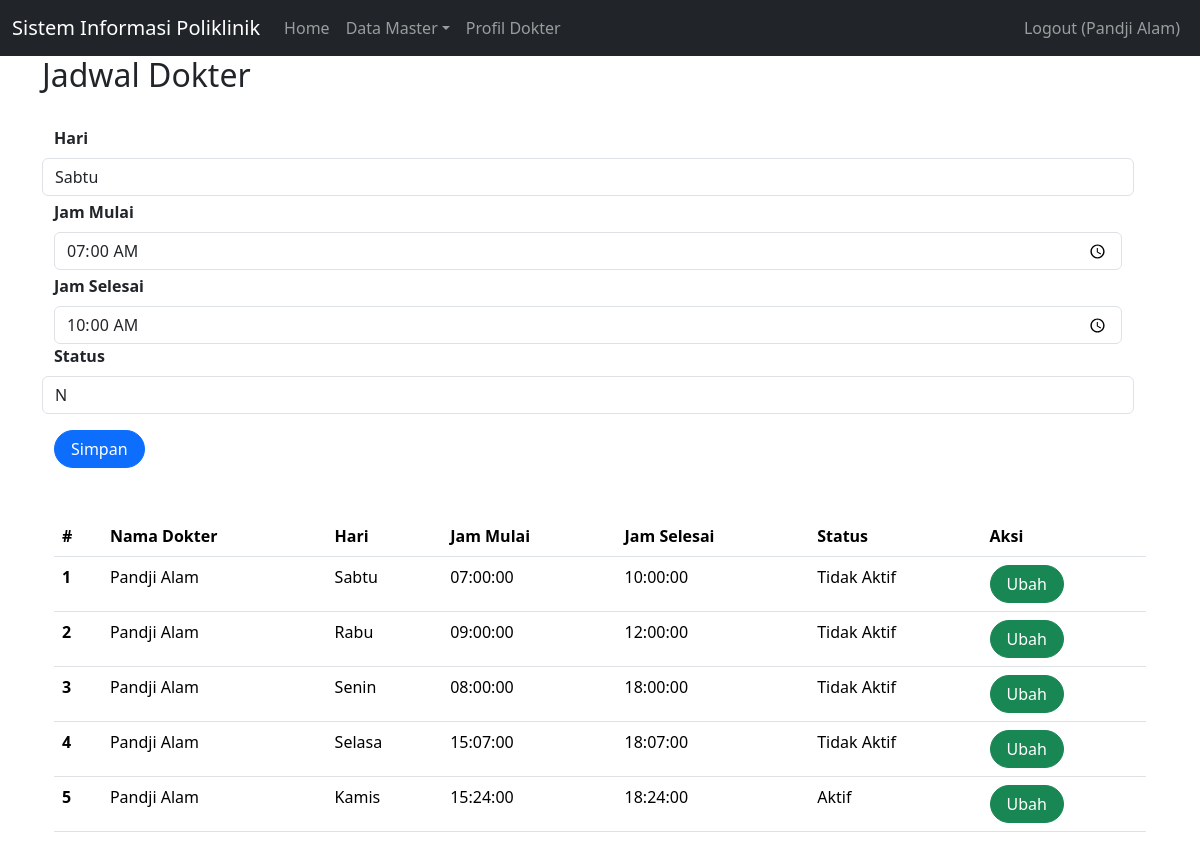
Screenshot of /index.php?page=jadwalDokter&id=3 (signed in) with the database file from the repository.
### tables this page shows
CREATE TABLE `jadwal_periksa` (
  `id` int(11) NOT NULL,
  `id_dokter` int(11) NOT NULL,
  `hari` enum('Senin','Selasa','Rabu','Kamis','Jumat','Sabtu') NOT NULL,
  `jam_mulai` time NOT NULL,
  `jam_selesai` time NOT NULL,
  `aktif` char(1) NOT NULL
);

CREATE TABLE `dokter` (
  `id` int(11) NOT NULL,
  `nama` varchar(255) NOT NULL,
  `nip` varchar(50) NOT NULL,
  `password` varchar(255) NOT NULL,
  `alamat` varchar(255) NOT NULL,
  `no_hp` varchar(50) NOT NULL,
  `id_poli` int(11) NOT NULL
);

### jadwalDokter.php (the view, shortened to what this page needs)
<h2>Jadwal Dokter</h2>
<br>
<div class="container">
    <form class="form row" method="POST" action="" name="myForm" onsubmit="return(validate());">
        <?php
        $hari = '';
        $jam_mulai = '';
        $jam_selesai = '';
        $aktif = '';
        if (isset($_GET['id'])) {
            $ambil = mysqli_query($mysqli, "SELECT * FROM jadwal_periksa
                    WHERE id='" . $_GET['id'] . "'");
            while ($row = mysqli_fetch_array($ambil)) {
                $hari = $row['hari'];
                $jam_mulai = $row['jam_mulai'];
                $jam_selesai = $row['jam_selesai'];
                $aktif = $row['aktif'];
            }
        ?>
        <?php
        }
        ?>
        <div class="row">
            <label for="inputHari" class="form-label fw-bold">
                Hari
            </label>
            <select class="form-control" id="inputHari" name="hari">
                <?php
                if (!isset($_GET['id'])) {
                ?>
                    <option value="999" selected>Pilih Hari</option>
                <?php
                } else {
                ?>
                    <option value="<?php echo $hari ?>"><?php echo $hari ?></option>
                <?php
                }
                ?>
            </select>
        </div>
        <div class="row mt-1">
            <label for="inputJamMulai" class="form-label fw-bold">
                Jam Mulai
            </label>
            <div>
                <input type="time" class="form-control" name="jam_mulai" id="inputJamMulai" required placeholder="Jam Mulai" value="<?php echo $jam_mulai ?>">
            </div>
        </div>
        <div class="row mt-1">
            <label for="inputJamSelesai" class="form-label fw-bold">
                Jam Selesai
            </label>
            <div>
                <input type="time" class="form-control" name="jam_selesai" id="inputJamSelesai" required placeholder="Jam Selesai" value="<?php echo $jam_selesai ?>">
            </div>
        </div>
        <div class="row">
            <label for="inputAktif" class="form-label fw-bold">
                Status
            </label>
            <select class="form-control" id="inputAktif" name="aktif">
                <?php
                if (!isset($_GET['id'])) {
                ?>
                    <option value="999" selected>Status Aktif/Tidak</option>
                <?php
                } else {
                ?>
                    <option value="<?php echo $aktif ?>"><?php echo $aktif ?></option>
                <?php
                }
                ?>
            </select>
        </div>
        <div class="row mt-3">
            <div class=col>
                <button type="submit" class="btn btn-primary rounded-pill px-3 mt-auto" name="simpan">Simpan</button>
            </div>
        </div>
    </form>
    <br>
    <br>
    <table class="table table-hover">
        <thead>
            <tr>
                <th scope="col">#</th>
                <th scope="col">Nama Dokter</th>
                <th scope="col">Hari</th>
                <th scope="col">Jam Mulai</th>
                <th scope="col">Jam Selesai</th>
                <th scope="col">Status</th>
                <th scope="col">Aksi</th>
            </tr>
        </thead>
        <tbody>
            <?php
            $result = mysqli_query($mysqli, "SELECT jp.*, dok.nama AS nama_dokter FROM jadwal_periksa AS jp
                                                    JOIN dokter AS dok ON id_dokter = dok.id
                                            WHERE id_dokter = '" . $_SESSION['id_dokter'] . "'");
            $no = 1;
            while ($data = mysqli_fetch_array($result)) {
                $status = ($data["aktif"] == 'Y') ? "Aktif" : "Tidak Aktif";
            ?>
                <tr>
                    <th scope="row"><?php echo $no++ ?></th>
                    <td><?php echo $data['nama_dokter'] ?></td>
                    <td><?php echo $data['hari'] ?></td>
                    <td><?php echo $data['jam_mulai'] ?></td>
                    <td><?php echo $data['jam_selesai'] ?></td>
                    <td><?php echo $status ?></td>
                    <td>
                        <a class="btn btn-success rounded-pill px-3" href="index.php?page=jadwalDokter&id=<?php echo $data['id'] ?>">Ubah</a>
                    </td>
                </tr>
            <?php
            }
            ?>
        </tbody>
    </table>

### rows the page displays
jadwal_periksa: hari "Sabtu", jam_mulai "07:00:00", jam_selesai "10:00:00", aktif "N", id_dokter.nama "Pandji Alam", aktif "Tidak Aktif"
jadwal_periksa: id_dokter.nama "Pandji Alam", hari "Rabu", jam_mulai "09:00:00", jam_selesai "12:00:00", aktif "Tidak Aktif"
jadwal_periksa: id_dokter.nama "Pandji Alam", hari "Senin", jam_mulai "08:00:00", jam_selesai "18:00:00", aktif "Tidak Aktif"
jadwal_periksa: id_dokter.nama "Pandji Alam", hari "Selasa", jam_mulai "15:07:00", jam_selesai "18:07:00", aktif "Tidak Aktif"
jadwal_periksa: id_dokter.nama "Pandji Alam", hari "Kamis", jam_mulai "15:24:00", jam_selesai "18:24:00", aktif "Aktif"

### other values shown
$_SESSION['name'] "Pandji Alam"
